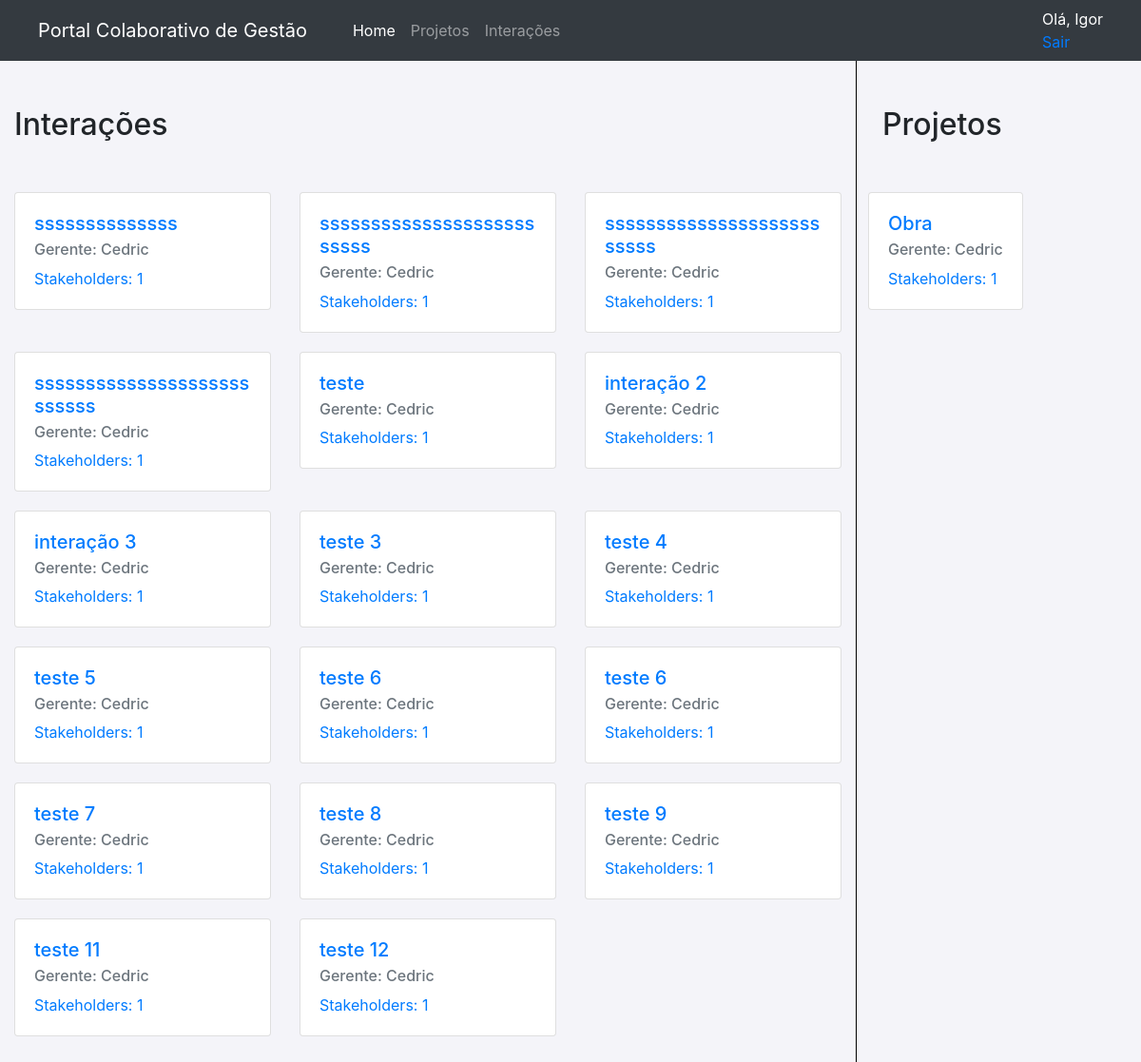
/home (signed in), run on an earlier commit of the app's database.
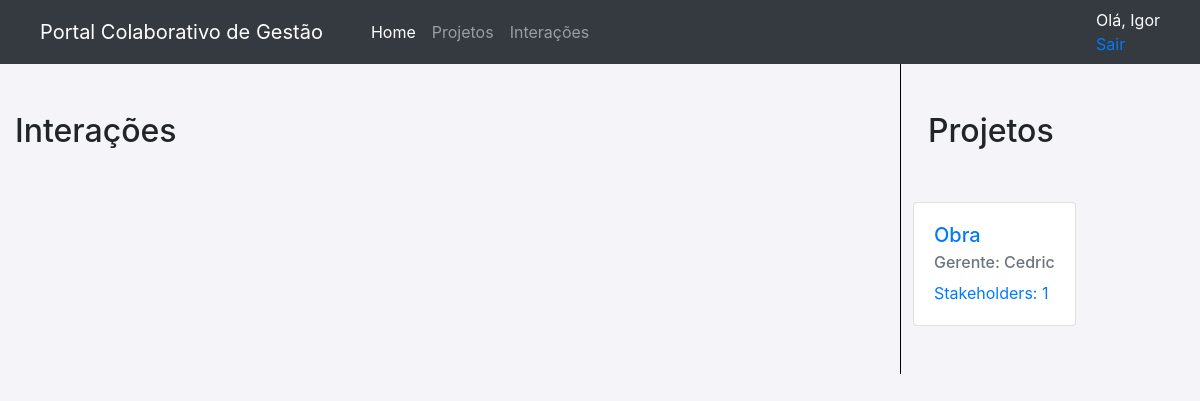
And on a later commit of the database.
### portal/models.py (models this page shows, shortened)
class Interacao(models.Model):
    projeto = models.ForeignKey(Projeto, on_delete=models.CASCADE, related_name='interacoes')
    descricao = models.TextField()
    data_criacao = models.DateTimeField(auto_now_add=True)
    nome = models.CharField(max_length=255)
    estaAtiva = models.BooleanField(default=True, null=False, blank=False)
    formulario = models.TextField()

class Projeto(models.Model):
    nome = models.CharField(max_length=255)
    descricao = models.TextField()
    data_inicio = models.DateField()
    data_fim = models.DateField(null=True, blank=True)
    gerente = models.ForeignKey(Gerente, on_delete=models.CASCADE)

class Usuario(models.Model):
    usuario = models.OneToOneField(User, on_delete=models.CASCADE)
    cpf = models.CharField(max_length=11, unique=True)
    nome = models.CharField(max_length=255, null=False)
    dt_nascimento = models.DateField()
    contato = models.CharField(max_length=255, null=True, blank=True)
    class Meta:
        abstract = True

class Gerente(Usuario):
    def __init__(self, *args: Any, **kwargs: Any) -> None:
        super().__init__(*args, **kwargs)

### portal/views.py (the view)
# urls.py: path('home', views.HomeView.as_view(), name='home'),
class HomeView(ListView):
    template = 'home.html'
    def get(self,request):
        usuario = UserController.get_user(self.request.user)
        projetos = UserController.get_projects(usuario)
        interacoes = UserController.get_interacoes(usuario)
        return render(request,'home.html',{'projetos':projetos, 'interacoes':interacoes, 'usuario':usuario})

### portal/templatetags/filter.py (called while the page is built)
@register.filter
def classname(obj):
    return obj.__class__.__name__

### portal/views.py (called while the page is built)
    @classmethod
    def get_user(self, user):
        try:
            usuario = Gerente.objects.get(usuario=user)
        except Gerente.DoesNotExist:
            usuario = Stakeholder.objects.get(usuario=user)
        return usuario

    @classmethod
    def get_projects(self, user):
        print(user.__class__.__name__ )
        if user.__class__.__name__ == 'Stakeholder':
            projetos = Projeto.objects.filter(stakeholders=user)
        else:
            projetos = Projeto.objects.filter(gerente=user)
        return projetos

    @classmethod
    def get_interacoes(self, user):
        if user.__class__.__name__ == 'Stakeholder':
            interacoes = Interacao.objects.filter(estaAtiva=True, projeto__stakeholders=user)
        else:
            interacoes = Interacao.objects.filter(estaAtiva=True, projeto__gerente=user)
        return interacoes

### portal/templates/home.html
{% extends "base.html" %}
{% load filter %}
{% block content %}
<div class="d-flex flex-row">
  <div class="w-75">
    {% include  'components/lista_interacoes_component.html' with role=usuario|classname  %}
  </div>
  <div class="w-25" style="border-left: 1px solid black; padding-left: 1%;">
    {% include  'components/lista_projetos_component.html' with role=usuario|classname %}
  </div>
</div>
{% endblock %}

### portal/templates/components/lista_interacoes_component.html (shortened to what this page needs)
<div class="container py-5">
    <div class="d-flex justify-content-between align-items-center mb-4">
        <h2>Interações</h2>
    </div>
    <div class="row">
        {% for interacao in interacoes %}
        <div class="col-md-4 top-buffer">
            <a class="card project-card" href="{% url 'responder_interacao' interacao.pk %}">
                <div class="card-body">
                    <h5 class="card-title">{{interacao.nome}}</h5>
                    <h6 class="card-subtitle mb-2 text-muted">Gerente: {{interacao.projeto.gerente.nome}}</h6>
                    <p class="card-text">Stakeholders: {{interacao.projeto.stakeholders.count}} </p>
                </div>
            </a>
        </div>
        {% endfor %}
    </div>
</div>

### portal/templates/components/lista_projetos_component.html (shortened to what this page needs)
<div class="container py-5">
    <div class="d-flex justify-content-between align-items-center mb-4">
        <h2>Projetos</h2>
    </div>
    <div class="row">
        <div class="top-buffer">
        {% for projeto in projetos %}
            <a class="card project-card" href="{% url 'detalhes_projeto' projeto.pk %}">
                <div class="card-body">
                    <h5 class="card-title">{{projeto.nome}}</h5>
                    <h6 class="card-subtitle mb-2 text-muted">Gerente: {{projeto.gerente.nome}}</h6>
                    <p class="card-text">Stakeholders: {{projeto.stakeholders.count}} </p>
                </div>
            </a>
            {% endfor %}
        </div>
    </div>
</div>

What changed in the data, as far as the page shows it:
removed Interacao: nome "ssssssssssssss", projeto.gerente.nome "Cedric", projeto.stakeholders.count "1"
removed Interacao: nome "ssssssssssssssssssssssssss", projeto.gerente.nome "Cedric", projeto.stakeholders.count "1"
removed Interacao: nome "ssssssssssssssssssssssssss", projeto.gerente.nome "Cedric", projeto.stakeholders.count "1"
removed Interacao: nome "sssssssssssssssssssssssssss", projeto.gerente.nome "Cedric", projeto.stakeholders.count "1"
removed Interacao: nome "teste", projeto.gerente.nome "Cedric", projeto.stakeholders.count "1"
removed Interacao: nome "interação 2", projeto.gerente.nome "Cedric", projeto.stakeholders.count "1"
removed Interacao: nome "interação 3", projeto.gerente.nome "Cedric", projeto.stakeholders.count "1"
removed Interacao: nome "teste 3", projeto.gerente.nome "Cedric", projeto.stakeholders.count "1"
removed Interacao: nome "teste 4", projeto.gerente.nome "Cedric", projeto.stakeholders.count "1"
removed Interacao: nome "teste 5", projeto.gerente.nome "Cedric", projeto.stakeholders.count "1"
removed Interacao: nome "teste 6", projeto.gerente.nome "Cedric", projeto.stakeholders.count "1"
removed Interacao: nome "teste 6", projeto.gerente.nome "Cedric", projeto.stakeholders.count "1"
removed Interacao: nome "teste 7", projeto.gerente.nome "Cedric", projeto.stakeholders.count "1"
removed Interacao: nome "teste 8", projeto.gerente.nome "Cedric", projeto.stakeholders.count "1"
removed Interacao: nome "teste 9", projeto.gerente.nome "Cedric", projeto.stakeholders.count "1"
removed Interacao: nome "teste 11", projeto.gerente.nome "Cedric", projeto.stakeholders.count "1"
removed Interacao: nome "teste 12", projeto.gerente.nome "Cedric", projeto.stakeholders.count "1"
